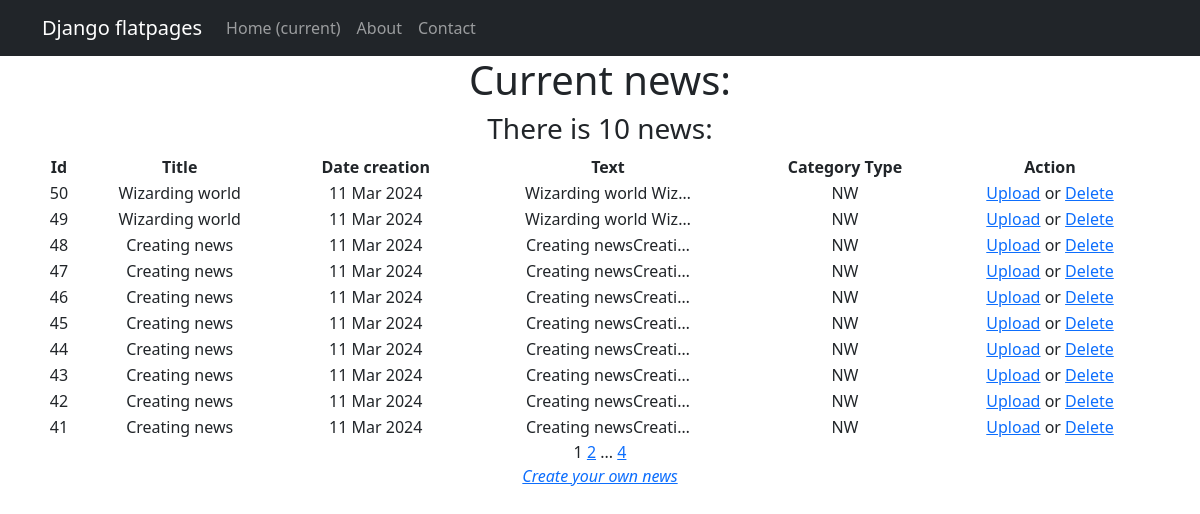
Page /news/ on the committed database.
### newapp/models.py (models this page shows, shortened)
class Post(models.Model):# содержать в себе статьи и новости, которые создают пользователи
    author = models.ForeignKey(Author, on_delete = models.CASCADE)# связь «один ко многим» с моделью Author;
    News = 'NW'# новость
    Article = 'AR'# статья
    CATEGORY_CHOICES = (
        (News, 'Новость'),
        (Article, 'Статья')
    )
    categoryType = models.CharField(max_length = 2, choices = CATEGORY_CHOICES, default = Article)# поле с выбором — «статья» или «новость»;
    dateCreation = models.DateTimeField(auto_now_add = True)# автоматически добавляемая дата и время создания;
    postCategory = models.ManyToManyField(Category, through= 'PostCategory')# связь «многие ко многим» с моделью Category (с дополнительной моделью PostCategory);
    title = models.CharField(max_length= 128) # заголовок статьи/новости;
    text = models.TextField() # текст статьи/новости;
    rating = models.SmallIntegerField(default=0)# рейтинг статьи/новости.

### newapp/views.py (the view)
# urls.py: path('', NewsList.as_view(), name='news_list'),
class NewsList(ListView):
    model = Post
    ordering = '-dateCreation'
    template_name = 'news_list.html'
    context_object_name = 'news_list'
    paginate_by = 10  # вот так мы можем указать количество записей на странице

### newapp/templatetags/custom_filters.py (called while the page is built)
@register.filter()
def censor(value):
    for word in censor_list:
        value = value.replace(word[1:], '*' * len(word[1:])) #Строковый метод str.replace(old, new[, count]) вернет копию строки,
    return value # Возвращаемое функцией значение подставится в шаблон.

### newapp/templates/news_list.html (shortened to what this page needs)
{% extends 'flatpages/default.html' %}
{% load custom_filters %}
{% block content %}
<h1>Current news:</h1>
<h3>There is {{news_list|length}} news:</h3>
{% if news_list %}
    <table width="100%">
        <tr>
            <td> <b>Id </b> </td>
            <td> <b>Title </b> </td>
            <td> <b>Date creation</b> </td>
            <td> <b>Text</b> </td>
            <td> <b>Category Type</b> </td>
            <td> <b>Action</b> </td>
        </tr>
           {% for one_news in news_list %}
           <tr>
               <td>{{ one_news.id}}</td>
               <td>{{ one_news.title|censor }}</td>
               <td>{{ one_news.dateCreation|date:"d M Y"}}</td>
               <td>{{ one_news.text|truncatechars:20|censor}}</td>
               <td>{{ one_news.categoryType}}</td>
               <td><a href="{% url 'news_update' one_news.id %}">Upload</a> or <a href="{% url 'news_delete' one_news.id %}">Delete</a></td>
           </tr>
           {% endfor %}
    </table>
{% else %}
       <h2>No current news!</h2>
{% endif %}
   {{ page_obj.number }}
   {% if page_obj.has_next %}
       <a href="?page={{ page_obj.next_page_number }}">{{ page_obj.next_page_number }}</a>
       {% if paginator.num_pages != page_obj.next_page_number %}
           ...
           <a href="?page={{ page_obj.paginator.num_pages }}">{{ page_obj.paginator.num_pages }}</a>
       {% endif %}
   {% endif %}
<footer> <i><a href="{% url 'news_create'%}">Create your own news</a></i></footer>
{% endblock content%}

### newapp/templates/flatpages/default.html (shortened to what this page needs)
<!DOCTYPE html>
<html lang="en">
    <head>
        {% load static %}
        <link href="{% static 'css/styles.css' %}" rel="stylesheet" />
    </head>
    <body>
<nav class="navbar navbar-expand-lg navbar-dark bg-dark static-top">
   <div class="container">
       <a class="navbar-brand" href="#">Django flatpages</a>
       <div class="collapse navbar-collapse" id="navbarResponsive">
           <ul class="navbar-nav ml-auto">
               <li class="nav-item active">
                   <a class="nav-link" href="#">Home
                       <span class="sr-only">(current)</span>
                   </a>
               </li>
               <li class="nav-item">
                   <a class="nav-link" href="/about/">About</a>
               </li>
               <li class="nav-item">
                   <a class="nav-link" href="/contacts/">Contact</a>
               </li>
           </ul>
       </div>
   </div>
</nav>
        <div class="container">
            <div class="row">
                <div class="col-lg-12 text-center">
                    {% block content %}{% endblock content %}
                </div>
            </div>
        </div>
    </body>
</html>

### rows in the picture
Post: id "50", title|censor "Wizarding world", dateCreation "11 Mar 2024", text|censor "Wizarding world Wiz…", categoryType "NW"
Post: id "49", title|censor "Wizarding world", dateCreation "11 Mar 2024", text|censor "Wizarding world Wiz…", categoryType "NW"
Post: id "48", title|censor "Creating news", dateCreation "11 Mar 2024", text|censor "Creating newsCreati…", categoryType "NW"
Post: id "47", title|censor "Creating news", dateCreation "11 Mar 2024", text|censor "Creating newsCreati…", categoryType "NW"
Post: id "46", title|censor "Creating news", dateCreation "11 Mar 2024", text|censor "Creating newsCreati…", categoryType "NW"
Post: id "45", title|censor "Creating news", dateCreation "11 Mar 2024", text|censor "Creating newsCreati…", categoryType "NW"
Post: id "44", title|censor "Creating news", dateCreation "11 Mar 2024", text|censor "Creating newsCreati…", categoryType "NW"
Post: id "43", title|censor "Creating news", dateCreation "11 Mar 2024", text|censor "Creating newsCreati…", categoryType "NW"
Post: id "42", title|censor "Creating news", dateCreation "11 Mar 2024", text|censor "Creating newsCreati…", categoryType "NW"
Post: id "41", title|censor "Creating news", dateCreation "11 Mar 2024", text|censor "Creating newsCreati…", categoryType "NW"

### other values in the picture
{{ news_list|length }} "10"
{{ page_obj.number }} "1"
{{ page_obj.next_page_number }} "2"
{{ page_obj.paginator.num_pages }} "4"
